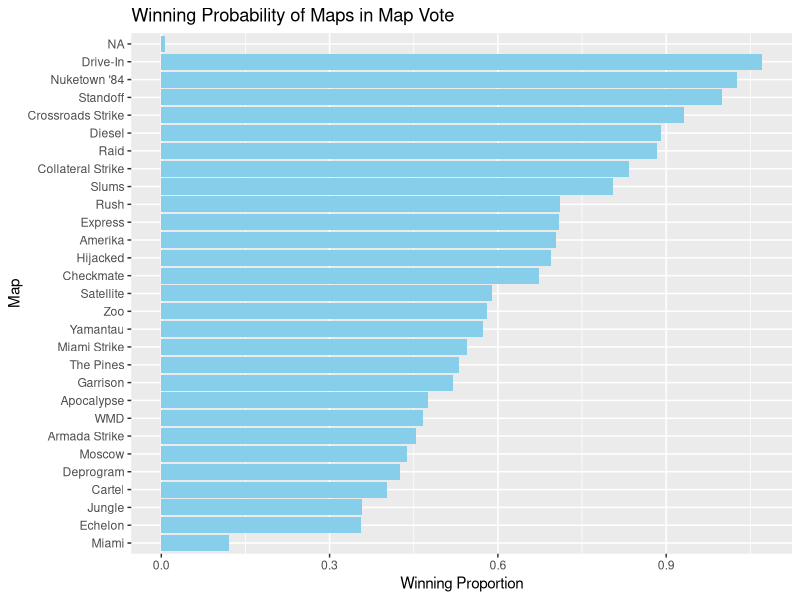

Here is the R script that generated this plot:
## ---- chunk 1
knitr::opts_chunk$set(echo = TRUE)
## ---- chunk 2
rm(list = ls())
#Add libraries as needed
library(tidyverse)
library(readr)
library(stringr)


player1 <- read_csv("CODGames_p1_380.csv", show_col_types = FALSE)
player2 <- read_csv("CODGames_p2_380.csv", show_col_types = FALSE)
maps <- read_csv("CODMaps.csv", show_col_types = FALSE)
modes <- read_csv("CODGameModes.csv", show_col_types = FALSE)
## ---- chunk 3
#Combining player1 and player2 data
# Step 1: Add a unique key for each dataset
new_p1 <- player1 |>
  mutate(PlayerID = "Player1")

new_p2 <- player2 |>
  mutate(PlayerID = "Player2")

# Step 2: Perform a full join based on shared columns (excluding PlayerID)
combined_data <- merge(new_p1, new_p2, all = TRUE, by = intersect(names(new_p1), names(new_p2)))
## ---- chunk 4
#Combining combined data with maps data

#Corrections in Choice column in Combined data
combined_data <- combined_data |>
  mutate(Choice = str_replace_all(Choice, "Deisel", "Diesel"),
         Choice = str_replace_all(Choice, "Apocolypse", "Apocalypse"),
         Choice = str_replace_all(Choice, "APocalypse", "Apocalypse"),
         Choice = str_replace_all(Choice, "^Collateral$", "Collateral Strike"),
         Choice = str_replace_all(Choice, "Collaterel Strike", "Collateral Strike"),
         Choice = str_replace_all(Choice, "Riad", "Raid"),
         Choice = str_replace_all(Choice, "Drive-in", "Drive-In"),
         Choice = str_replace_all(Choice, "Nuketown '84 Halloween", "Nuketown '84"))

# Step 1: Rename the Date column in maps_data to MapDate
maps <- 
  maps |>
  rename(MapDate = Date)

# Step 2: Perform a left join to add map details
maps_combined_data <- combined_data |>
  left_join(maps, by = c("Choice" = "Name"))
## ---- chunk 5
#Combining maps_combined_data with model data
# Replace "None" with NA in TimeLimit
modes <- modes |>
  mutate(TimeLimit = ifelse(TimeLimit == "None", NA, TimeLimit))

# Cleaning GameType column in maps_combined_data
maps_combined_data <- maps_combined_data |>
  mutate(GameType = str_replace_all(GameType, "HC - TDM", "TDM"),
         GameType = str_replace_all(GameType, "HC - Hardpoint", "Hardpoint"),
         GameType = str_replace_all(GameType, "HC - Kill Confirmed", "Kill Confirmed"),
         GameType = str_replace_all(GameType, "HC - Domination", "Domination"))

# Merging with game_modes
final_data <- maps_combined_data |>
  left_join(modes, by = c("GameType" = "Mode"))
## ---- chunk 6

# Step 1: Count occurrences as candidates
map_candidates <- 
  final_data |>
  pivot_longer(cols = c(Map1, Map2), names_to = "Chosen", values_to = "Map") |>
  group_by(Map) |>
  summarize(MapCount = n())

# Step 3: Count occurrences as winners
map_wins <- final_data |>
  group_by(Choice) |>
  summarize(WinCount = n()) |>
  rename(Map = Choice)

# Step 4: Merge candidate and win counts
map_stats <- map_candidates |>
  left_join(map_wins, by = "Map") |>
  filter(!is.na(WinCount)) |>  # Remove rows with NA WinCount
  mutate(WinProportion = WinCount / MapCount)

# Step 5: Visualization of results
ggplot(map_stats, aes(x = reorder(Map, WinProportion), y = WinProportion)) +
  geom_bar(stat = "identity", fill = "skyblue") +
  coord_flip() +
  labs(
    title = "Winning Probability of Maps in Map Vote",
    x = "Map",
    y = "Winning Proportion"
  )

# Display map statistics
print(map_stats)
